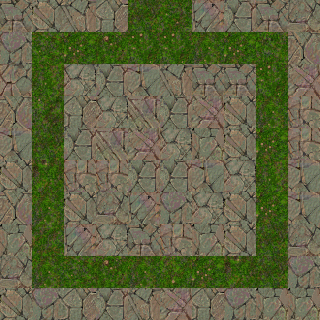

Rendered tile map (Tiled .tmx) drawn with the repository's tilesets; below, a short description and the map source with its tile grids summarised:
An orthogonal 10x10 tile map with 32x32 px tiles, 1 tile layer (Tile Layer 1), 2 tilesets.

<map version="1.0" orientation="orthogonal" width="10" height="10" tilewidth="32" tileheight="32">
 <tileset firstgid="1" name="rocks" tilewidth="32" tileheight="32">
  <properties>
   <property name="blocked" value="true" />
  </properties>
  <image source="rocks.png" width="128" height="128" />
  <tile id="0">
   <properties>
    <property name="blocked" value="true" />
   </properties>
  </tile>
  <tile id="1">
   <properties>
    <property name="blocked" value="true" />
   </properties>
  </tile>
  <tile id="2">
   <properties>
    <property name="blocked" value="true" />
   </properties>
  </tile>
  <tile id="3">
   <properties>
    <property name="blocked" value="true" />
   </properties>
  </tile>
  <tile id="4">
   <properties>
    <property name="blocked" value="true" />
   </properties>
  </tile>
  <tile id="5">
   <properties>
    <property name="blocked" value="true" />
   </properties>
  </tile>
  <tile id="6">
   <properties>
    <property name="blocked" value="true" />
   </properties>
  </tile>
  <tile id="7">
   <properties>
    <property name="blocked" value="true" />
   </properties>
  </tile>
  <tile id="8">
   <properties>
    <property name="blocked" value="true" />
   </properties>
  </tile>
  <tile id="9">
   <properties>
    <property name="blocked" value="true" />
   </properties>
  </tile>
  <tile id="10">
   <properties>
    <property name="blocked" value="true" />
   </properties>
  </tile>
  <tile id="11">
   <properties>
    <property name="blocked" value="true" />
   </properties>
  </tile>
  <tile id="12">
   <properties>
    <property name="blocked" value="true" />
   </properties>
  </tile>
  <tile id="13">
   <properties>
    <property name="blocked" value="true" />
   </properties>
  </tile>
  <tile id="14">
   <properties>
    <property name="blocked" value="true" />
   </properties>
  </tile>
  <tile id="15">
   <properties>
    <property name="blocked" value="true" />
   </properties>
  </tile>
 </tileset>
 <tileset firstgid="17" name="grass" tilewidth="32" tileheight="32">
  <image source="grass.png" width="128" height="128" />
 </tileset>
 <layer name="Tile Layer 1" width="10" height="10">
  <data>[100 cells, 100 non-empty, 29 distinct tile ids]</data>
 </layer>
</map>
